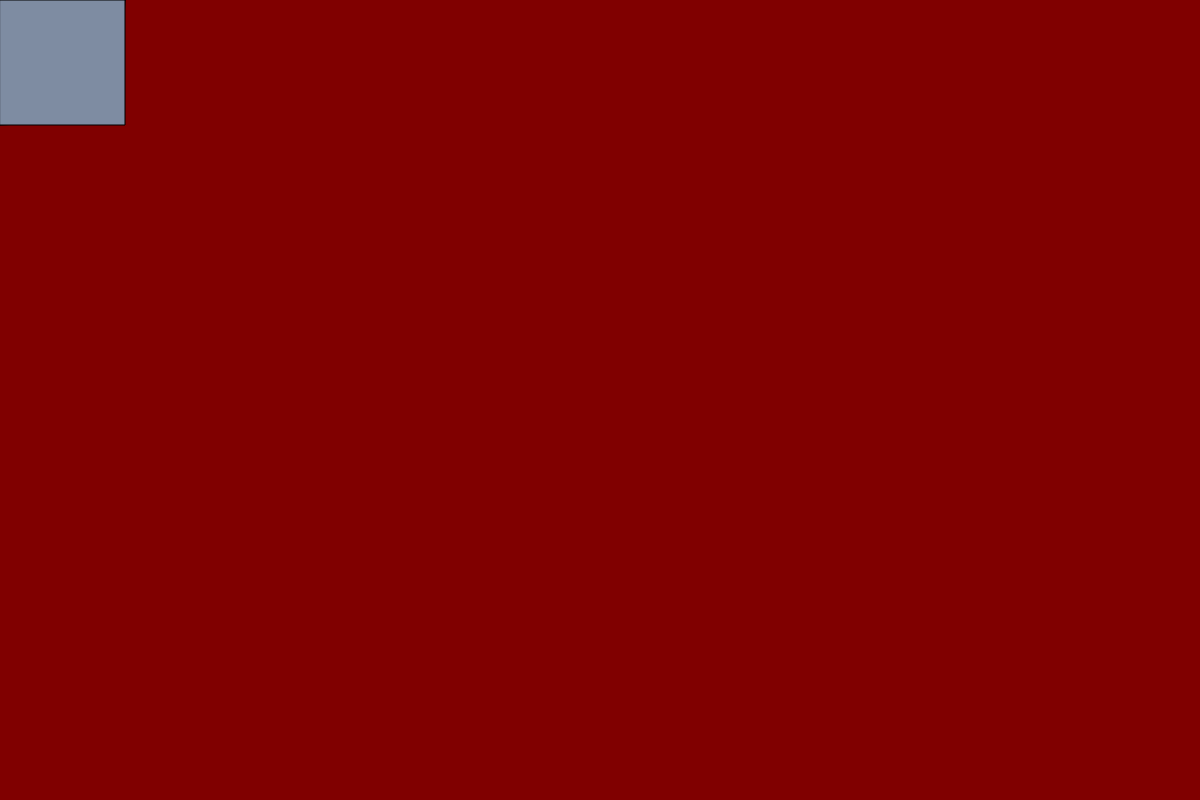
Frame 1 (no input)
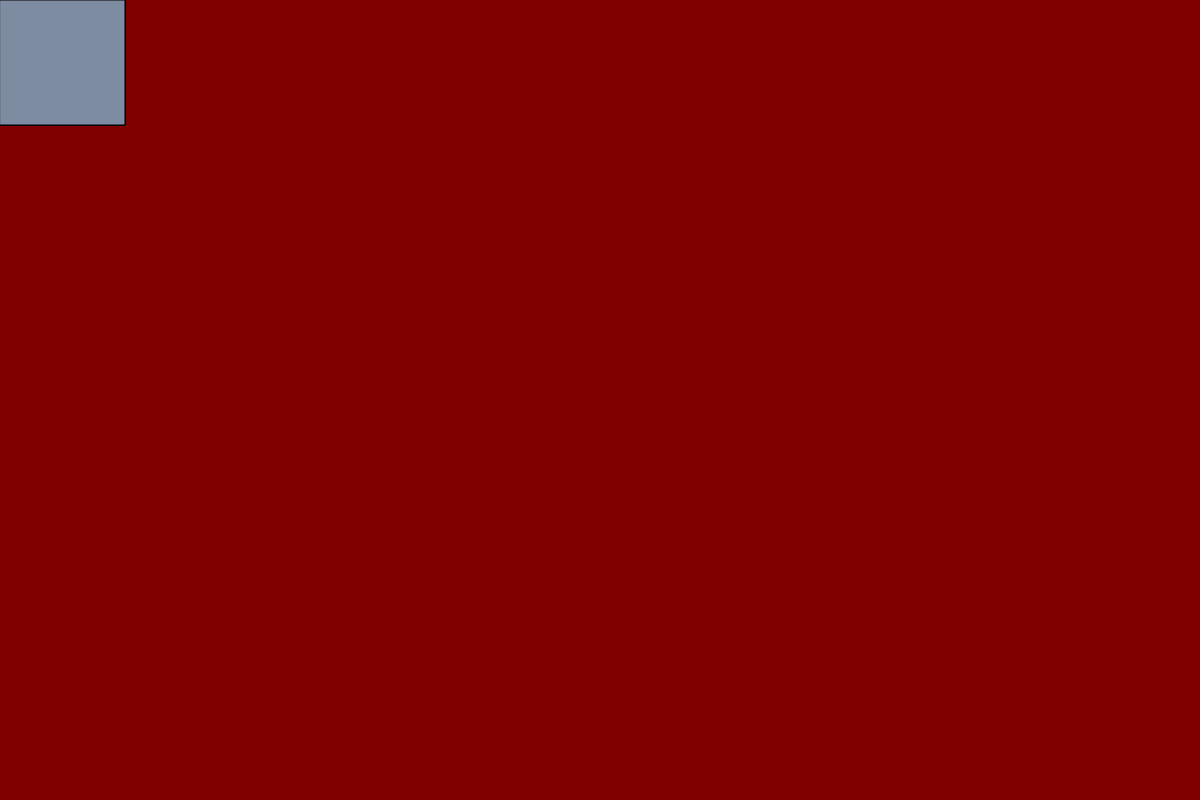
Frame 60 (no input)
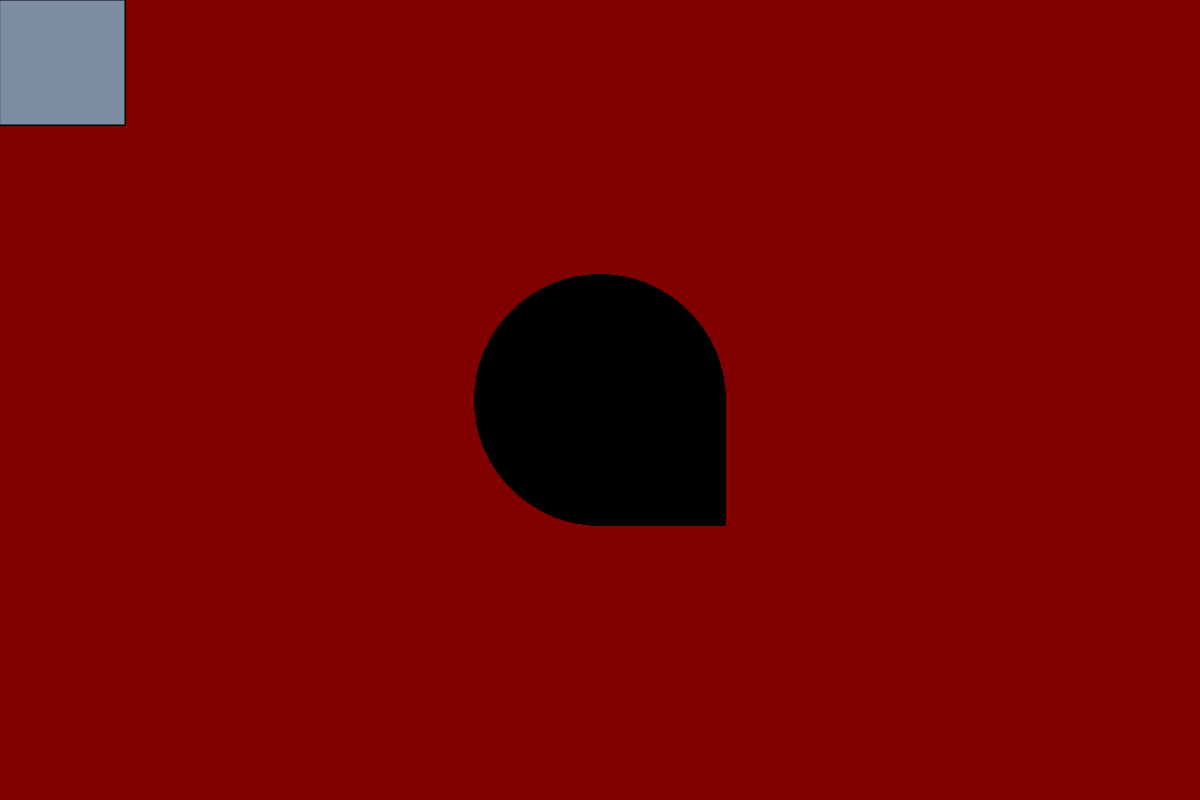
Frame 120 (the mouse pressed at the canvas centre since frame 60)

The p5.js sketch that drew these frames (run headless with seeded random() and noise() and a simulated clock; from frame 60 on, the mouse is pressed at the canvas centre):

// p5.js sketch
// ── sketch.js
function setup() {
  // put setup code here
  createCanvas(1200, 800);
  background(128, 0, 0);

}

function draw() {
  //put drawing code here
  if (mouseIsPressed) {
    fill(0);


  }
  else {
    fill(126, 140, 162);
  }
  ellipse(mouseX, mouseY, 250, 250)
  rect(mouseX, mouseY, 125, 125)

}
